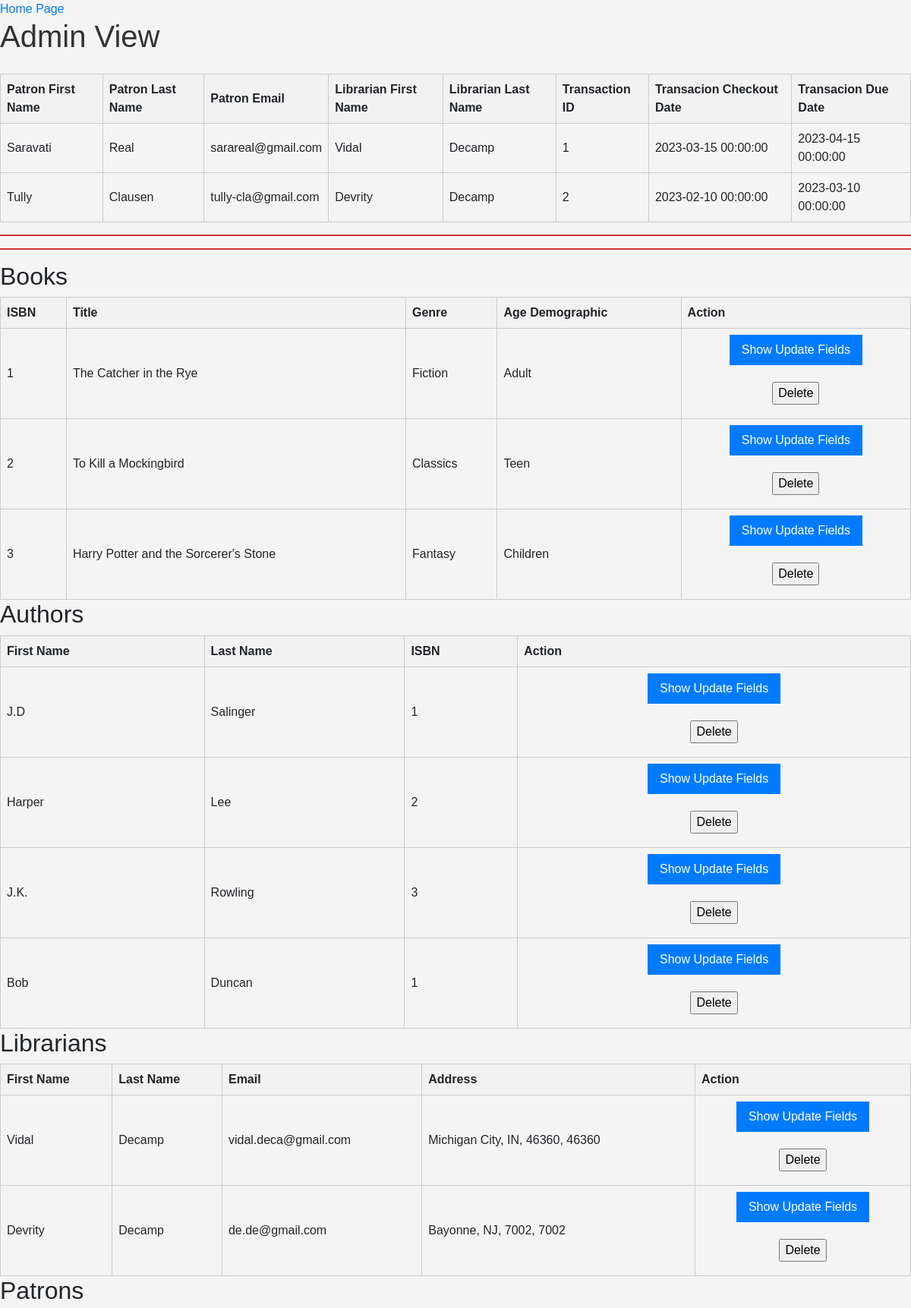
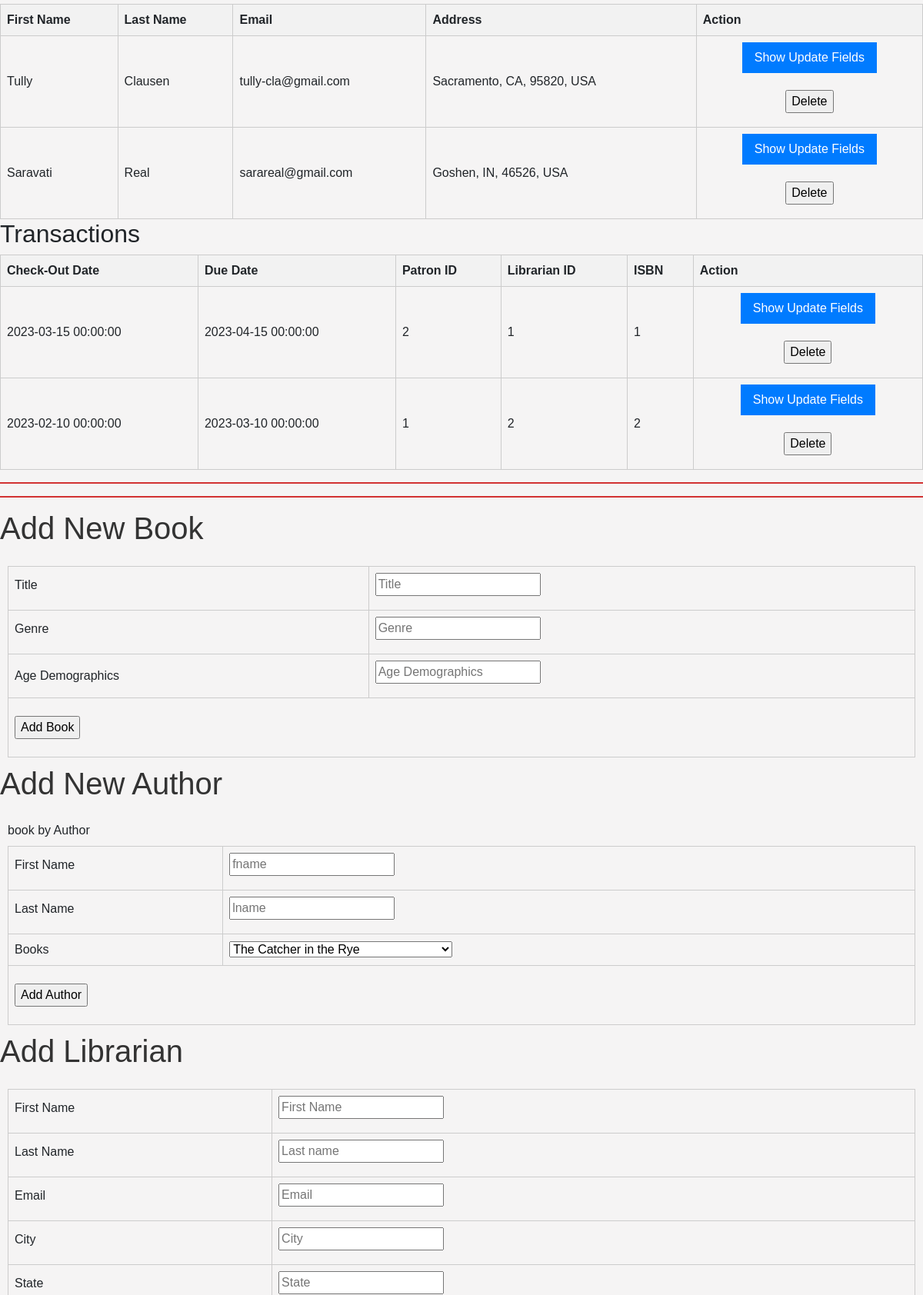
/adminView (upper part), run on the app's committed database (2 pictures, top to bottom).
### app.py (models this page shows, shortened)
class Patron(db.Model):
    patron_id = db.Column(db.Integer, primary_key=True)
    patronFirstName = db.Column(db.String(100), nullable=False)
    patronLastName = db.Column(db.String(100), nullable=False)
    patronEmail = db.Column(db.String(100), nullable=False)
    patronCity = db.Column(db.String(100), nullable=False)
    patronStreet = db.Column(db.String(100), nullable=False)
    patronState = db.Column(db.String(100), nullable=False)
    patronCountry = db.Column(db.String(100), nullable=False)
    patronZipcode = db.Column(db.Integer, nullable=False)

class Librarian(db.Model):
    librarian_id = db.Column(db.Integer, primary_key=True)
    librarianFirstName = db.Column(db.String(100), nullable=False)
    librarianLastName = db.Column(db.String(100), nullable=False)
    librarianEmail = db.Column(db.String(100), nullable=False)
    librarianCity = db.Column(db.String(100), nullable=False)
    librarianStreet = db.Column(db.String(100), nullable=False)
    librarianState = db.Column(db.String(100), nullable=False)
    librarianCountry = db.Column(db.String(100), nullable=False)
    librarianZipcode = db.Column(db.Integer, nullable=False)

class TransactionHistory(db.Model):
    transactionId = db.Column(db.Integer, primary_key=True)
    checkoutDate = db.Column(db.DateTime, nullable = False)
    dueDate = db.Column(db.DateTime)
    librarianId = db.Column(db.Integer, db.ForeignKey(Librarian.librarian_id), nullable=False)
    patronId = db.Column(db.Integer, db.ForeignKey(Patron.patron_id), nullable=False)
    txn_isbn = db.Column(db.Integer, db.ForeignKey(Book.isbn), nullable=False)

class Book(db.Model):
    isbn = db.Column(db.Integer, primary_key=True)
    title = db.Column(db.String(100), nullable=False)
    genre = db.Column(db.String(100))
    age_demographic= db.Column(db.String(100))

class Author(db.Model):
    author_id = db.Column(db.Integer, primary_key=True, nullable = False)
    authorFirstName = db.Column(db.String(100), nullable=False)
    authorLastName = db.Column(db.String(100), nullable=False)
    isbn = db.Column(db.Integer, db.ForeignKey(Book.isbn), nullable=False)

### app.py (the view)
@app.route("/adminView", methods=["GET", "POST"])
def displayAdminView():
    librarians = Librarian.query.all()
    books = Book.query.all()
    patrons = Patron.query.all()
    authors = Author.query.all()
    transactions = TransactionHistory.query.all()
    session = db.session()
    adminQuery = session.query(
         Patron, Librarian, TransactionHistory
    ).filter(
         Patron.patron_id == TransactionHistory.patronId,
    ).filter(
         Librarian.librarian_id == TransactionHistory.librarianId,
    ).all()
    return render_template("admin_view_results.html", librarians=librarians, books=books, patrons=patrons, authors=authors, transactions=transactions, adminQuery=adminQuery )

### templates/admin_view_results.html (shortened to what this page needs)
{% extends 'base.html' %}
{% block body %}
<a href="/" align="right">Home Page</a>
<h1>Admin View </h1>
<table border="1">
    <tr>
    <th>Patron First Name</th>
    <th>Patron Last Name</th>
    <th>Patron Email</th>
    <th>Librarian First Name</th>
    <th>Librarian Last Name</th>
    <th>Transaction ID</th>
    <th>Transacion Checkout Date</th>
    <th>Transacion Due Date</th>
</tr>
    {% for join in adminQuery %}
    <tr>
        {% if Patron == join[0].Patron %}
            {% set patronview = join[0] %}
        <td>{{ patronview.patronFirstName }} </td>
        <td>{{ patronview.patronLastName }}</td>
        <td>{{ patronview.patronEmail }}</td>
        {% endif %}
        {% if Librarian == join[1].Librarian %}
        {% set librarianview = join[1] %}
        <td>{{ librarianview.librarianFirstName }}</td>
        <td>{{ librarianview.librarianLastName }}</td>
       {% endif %}
        {% if TransactionHistory == join[2].TransactionHistory %}
        {% set txnview = join[2] %}
        <td>{{ txnview.transactionId}}</td>
        <td>{{ txnview.checkoutDate}}</td>
        <td>{{ txnview.dueDate}}</td>
        {% endif %}
    </tr>
    {% endfor %}
                </table>
<hr style="height:2px;border-width:0;color:gray;background-color:rgb(210, 50, 50)">
<hr style="height:2px;border-width:0;color:gray;background-color:rgb(210, 50, 50)">
    <h2>Books</h2>
        <table>
            <thead>
                <tr>
                    <th>ISBN</th>
                    <th>Title</th>
                    <th>Genre</th>
                    <th>Age Demographic</th>
                    <th> Action </th>
                </tr>
            </thead>
            <tbody>
                {% for book in books %}
                <tr>
                    <td>{{ book.isbn }}</td>
                    <td>{{ book.title }}</td>
                    <td>{{ book.genre }}</td>
                    <td>{{ book.age_demographic }}</td>
                        <td class="align-middle text-center" style="vertical-align: middle;">
                            <input type="button" class="show-update-fields" value="Show Update Fields">
                            <form method="POST" action="/deleteBook">
                            <input type="submit" value="Delete">
                        </form>
                        </td>
                </tr>
            {% endfor %}
            </tbody>
        </table>
        <h2>Authors</h2>
        <table>
            <thead>
                <tr>
                    <th>First Name</th>
                    <th>Last Name</th>
                    <th>ISBN</th>
                    <th> Action </th>
                </tr>
            </thead>
            <tbody>
                {% for author in authors %}
                <tr>
                    <td>{{ author.authorFirstName }} </td>
                    <td>{{ author.authorLastName }}</td>
                    <td>{{ author.isbn }}</td>
                        <td class="align-middle text-center" style="vertical-align: middle;">
                            <input type="button" class="show-update-fields" value="Show Update Fields">
                            <form method="POST" action="/deleteAuthor">
                            <input type="submit" value="Delete">
                        </form>
                        </td>
                </tr>
            {% endfor %}
            </tbody>
        </table>
        <h2>Librarians</h2>
        <table>
            <thead>
                <tr>
                    <th>First Name</th>
                    <th>Last Name</th>
                    <th>Email</th>
                    <th>Address</th>
                    <th> Action </th>
                </tr>
            </thead>
            <tbody>
                {% for lib in librarians %}
                <tr>
                    <td>{{ lib.librarianFirstName }} </td>
                    <td>{{ lib.librarianLastName }}</td>
                    <td>{{ lib.librarianEmail }}</td>
                    <td>{{ lib.librarianCity }}, {{lib.librarianState }}, {{lib.librarianZipcode }}, {{lib.librarianZipcode}}</td>
                        <td class="align-middle text-center" style="vertical-align: middle;">
                            <input type="button" class="show-update-fields" value="Show Update Fields">
                            <form method="POST" action="/deleteLibrarian">
                            <input type="submit" value="Delete">
                        </form>
                        </td>
                </tr>
            {% endfor %}
            </tbody>
        </table>
        <h2>Patrons</h2>
        <table>
            <thead>
                <tr>
                    <th>First Name</th>
                    <th>Last Name</th>
                    <th>Email</th>
                    <th>Address</th>
                    <th> Action </th>
                </tr>
            </thead>
            <tbody>
                {% for pat in patrons %}
                <tr>
                    <td>{{ pat.patronFirstName }} </td>
                    <td>{{ pat.patronLastName }}</td>
                    <td>{{ pat.patronEmail }}</td>
                    <td>{{ pat.patronCity }}, {{pat.patronState }}, {{pat.patronZipcode }}, {{pat.patronCountry}}</td>
                        <td class="align-middle text-center" style="vertical-align: middle;">
                            <input type="button" class="show-update-fields" value="Show Update Fields">
                            <form method="POST" action="/deletePatron">
                            <input type="submit" value="Delete">
                        </form>
                        </td>
                </tr>
            {% endfor %}
            </tbody>
        </table>
        <h2>Transactions</h2>
        <table>
            <thead>
                <tr>
                    <th>Check-Out Date</th>
                    <th>Due Date</th>
                    <th>Patron ID</th>
                    <th>Librarian ID</th>
                    <th>ISBN</th>
                    <th> Action </th>
                </tr>
            </thead>
            <tbody>
                {% for trans in transactions %}
                <tr>
                    <td>{{ trans.checkoutDate }} </td>
                    <td>{{ trans.dueDate }}</td>
                    <td>{{ trans.patronId }}</td>
                    <td>{{ trans.librarianId }}</td>
                    <td>{{ trans.txn_isbn }}</td>
                        <td class="align-middle text-center" style="vertical-align: middle;">
                            <input type="button" class="show-update-fields" value="Show Update Fields">
                            <form method="POST" action="/deleteTransaction">
                            <input type="submit" value="Delete">
                        </form>
                        </td>
                </tr>
            {% endfor %}
            </tbody>
        </table>
        <hr style="height:2px;border-width:0;color:gray;background-color:rgb(210, 50, 50)">
        <hr style="height:2px;border-width:0;color:gray;background-color:rgb(210, 50, 50)">
        <h1>Add New Book</h1>
        <form method="POST" action="/addBook">
            <table>
                <tr>
                    <td><label>Title</label></td>
                    <td><input type="text" name="title" placeholder="Title" required><br></td>
                </tr>
                <tr>
                    <td><label>Genre</label></td>
                    <td><input type="text" name="genre" placeholder="Genre"><br></td>
                </tr>
                <tr>
                    <td>Age Demographics</td>
                    <td><input type="text" name="demographics" placeholder="Age Demographics"><br> </td>
                </tr>
                <tr>
                    <td colspan="2"><input type="submit" value="Add Book" class="add-book-button"></td>
                </tr>
            </table>
        </form>
        <h1>Add New Author</h1>
        <form method="POST" action="/addAuthor">
            <table>
                <tr>
                    <td><label>First Name</label></td>
                    <td><input type="text" name="author_firstname" placeholder="fname" required><br></td>
                </tr>
                <tr>
                    <td><label>Last Name</label></td>
                    <td><input type="text" name="author_lastname" placeholder="lname"><br></td>
                </tr>
                <tr>
                    <td>Books</td>
                    <label>book by Author</label>
                    <td>
                    <select name="book_isbn">
                    {% for book in books %}
                    <option value="{{ book.isbn }}">{{ book.title }} </option>
                    {% endfor %}
                    </select>
                 </td>
                </tr>
                <tr>
                    <td colspan="2"><input type="submit" value="Add Author" class="add-book-button"></td>
                </tr>
            </table>
        </form>
 <h1>Add Librarian</h1>
 <form method="POST" action="/addLibrarian">
     <table>
         <tr>
             <td><label>First Name</label></td>
             <td><input type="text" name="librarian_firstname" placeholder="First Name" required><br></td>
         </tr>
         <tr>
             <td><label>Last Name</label></td>
             <td><input type="text" name="librarian_lastname" placeholder="Last name"><br></td>
         </tr>
         <tr>
             <td><label>Email</label></td>
             <td><input type="text" name="librarian_email" placeholder="Email"><br></td>
         </tr>
         <tr>
             <td><label>City</label></td>
             <td><input type="text" name="librarian_city" placeholder="City"><br></td>
         </tr>
         <tr>
             <td><label>State</label></td>
             <td><input type="text" name="librarian_state" placeholder="State"><br></td>
         </tr>
     </table>
 </form>
        {% endblock %}

### static/css/main.css (style rules this page uses)
body { font-family: Arial, sans-serif; margin: 0; padding: 0; background-color: #f4f4f4; }
h1 { color: #333; margin-bottom: 25px; }
table { width: 100%; border-collapse: collapse; }
th, td { border: 1px solid #ccc; padding: 8px; text-align: left; }
th { background-color: #f2f2f2; }
form { margin: 10px; }
input[type="text"], input[type="number"] { margin-bottom: 10px; }
input.add-book-button { margin-top: 15px; margin-bottom: 15px; }
.show-update-fields { background-color: #007bff; color: white; border: none; padding: 8px 16px; cursor: pointer; margin-bottom: 12px; }

### data on the page
Patron: patronFirstName "Saravati", patronLastName "Real", patronEmail "sarareal@gmail.com", patronCity "Goshen", patronState "IN", patronZipcode "46526", patronCountry "USA"
Librarian: librarianFirstName "Vidal", librarianLastName "Decamp", librarianEmail "vidal.deca@gmail.com", librarianCity "Michigan City", librarianState "IN", librarianZipcode "46360"
TransactionHistory: transactionId "1", checkoutDate "2023-03-15 00:00:00", dueDate "2023-04-15 00:00:00"
Patron: patronFirstName "Tully", patronLastName "Clausen", patronEmail "tully-cla@gmail.com", patronCity "Sacramento", patronState "CA", patronZipcode "95820", patronCountry "USA"
Librarian: librarianFirstName "Devrity", librarianLastName "Decamp", librarianEmail "de.de@gmail.com", librarianCity "Bayonne", librarianState "NJ", librarianZipcode "7002"
TransactionHistory: transactionId "2", checkoutDate "2023-02-10 00:00:00", dueDate "2023-03-10 00:00:00"
Book: isbn "1", title "The Catcher in the Rye", genre "Fiction", age_demographic "Adult"
Book: isbn "2", title "To Kill a Mockingbird", genre "Classics", age_demographic "Teen"
Book: isbn "3", title "Harry Potter and the Sorcerer's Stone", genre "Fantasy", age_demographic "Children"
Author: authorFirstName "J.D", authorLastName "Salinger", isbn "1"
Author: authorFirstName "Harper", authorLastName "Lee", isbn "2"
Author: authorFirstName "J.K.", authorLastName "Rowling", isbn "3"
Author: authorFirstName "Bob", authorLastName "Duncan", isbn "1"

### other printed values
form field book_isbn "The Catcher in the Rye"
